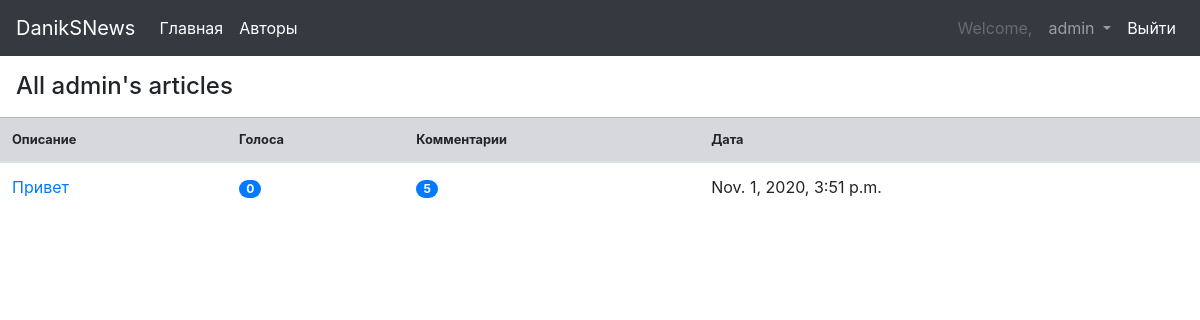
Before: /accounts/profile/articles/ (signed in) with the older database file.
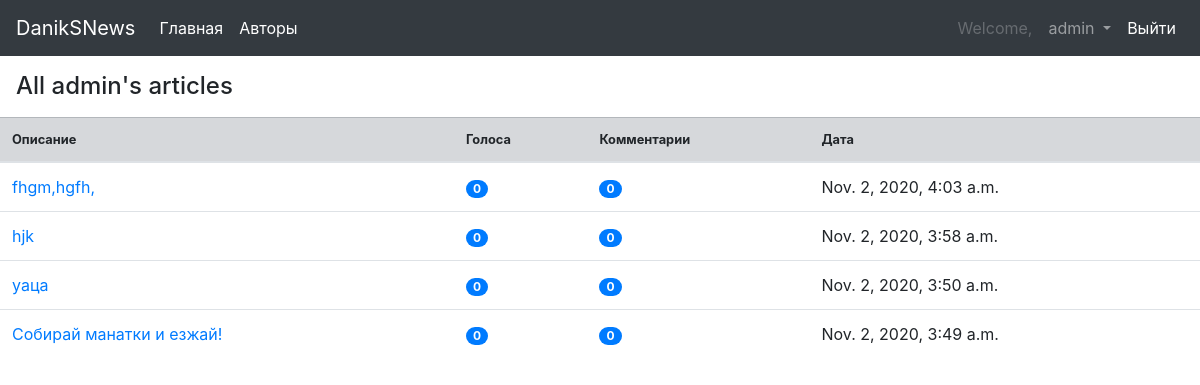
After: the same page with the newer database file.
### article/models.py (models this page shows, shortened)
class Article(models.Model):
    title = models.CharField(max_length=255, verbose_name='Название')
    text = models.TextField(max_length=5000, verbose_name='Содержание')
    author = models.ForeignKey(User, max_length=255, verbose_name='Автор', on_delete=models.CASCADE)
    data = models.DateTimeField(auto_now_add=True)
    slug = models.SlugField(max_length=255, blank=True)
    def get_absolute_url(self):
        return reverse('article_detail_url', kwargs={'slug': self.slug})

### accounts/views.py (the view)
# urls.py: path('profile/articles/', profile_all_articles, name='profile_all_articles'),
def profile_all_articles(request):
    user = request.user
    articles = Article.objects.filter(author=user).order_by('-data')
    list_of_data = []
    for article in articles:
        num_votes = 0
        for choice in article.choice_set.all():
            num_votes += choice.votes
        tmp = (article, article.comment_set.count(), num_votes)
        list_of_data.append(tmp)
    context = {
        'user': user,
        'list_of_data': list_of_data,
    }
    return render(request, 'accounts/profile_all_articles.html', context=context)

### accounts/templates/accounts/profile_all_articles.html
{% extends 'base.html' %}
{% block content %}
    <div class="d-flex align-items-center justify-content-between mb-3 mt-3 ml-3">
        <h4 class="mb-0">All {{ user.username }}'s articles</h4>
    </div>
    <table class="table">
        <thead>
        <tr class="table-secondary small">
            <th scope="col">Описание</th>
            <th scope="col">Голоса</th>
            <th scope="col">Комментарии</th>
            <th scope="col">Дата</th>
        </tr>
        </thead>
        <tbody>
        {% for article, com_num, vote_num in list_of_data %}
            <tr>
                <td><a href="{{ article.get_absolute_url }}" class="text-black">{{article.title|truncatechars:60}}</a></td>
                <td><span class="badge badge-primary badge-pill">{{vote_num}}</span></td>
                <td><span class="badge badge-primary badge-pill">{{com_num}}</span></td>
                <td>{{ article.data }}</td>
            </tr>
        {% endfor %}
        </tbody>
    </table>
{% endblock %}

Changed rows visible on the page:
removed Article: title "Привет", vote_num "0", com_num "5", data "Nov. 1, 2020, 3:51 p.m."
added Article: title "fhgm,hgfh,", vote_num "0", com_num "0", data "Nov. 2, 2020, 4:03 a.m."
added Article: title "hjk", vote_num "0", com_num "0", data "Nov. 2, 2020, 3:58 a.m."
added Article: title "уаца", vote_num "0", com_num "0", data "Nov. 2, 2020, 3:50 a.m."
added Article: title "Собирай манатки и езжай!", vote_num "0", com_num "0", data "Nov. 2, 2020, 3:49 a.m."
